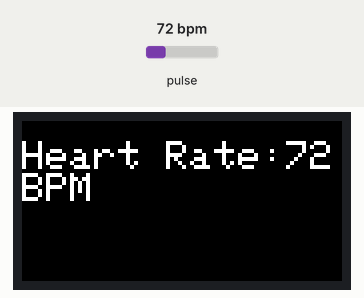
Bench run of a sketch on a simulated ESP32. On the bench: 160×80 colour display. The test bench sets the inputs (shaded band); at power-on: pulse 72 bpm. What the sketch prints to the serial monitor is not drawn.

Above: at 1.4 s.
1.5 s: pulse set to 42 bpm
At 2.7 s:
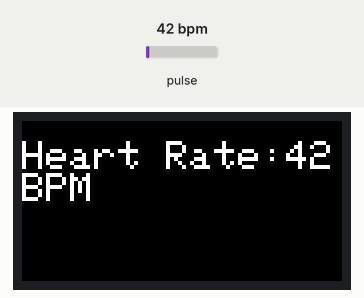
3.8 s: pulse set to 70 bpm
At 5.8 s:
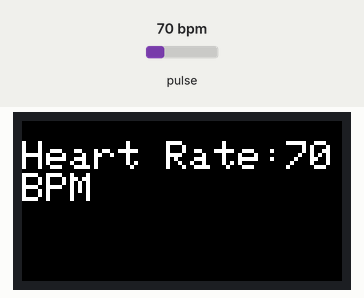
6.1 s: pulse set to 100 bpm
At 6.6 s:
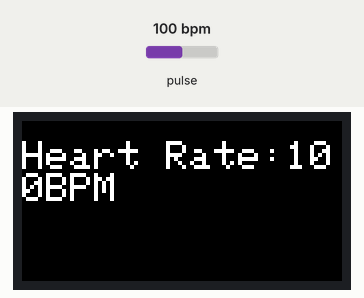
Timing chart, 0 to 9.1 s (numbered marks = the images above; inputs shaded):
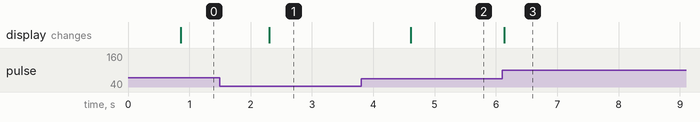

Measured:
- after the input at 1.5 s, the display: changes after 0.81 s (image 1)
- after the input at 3.8 s, the display: changes after 0.81 s (image 2)
- after the input at 6.1 s, the display: changes at once (image 3)

The sketch:

M5StickC_PulseSensor.ino
```cpp
#include <M5StickC.h>
#include <PulseSensorPlayground.h>

const int PULSE_INPUT = 26; // Pulse Sensor输入引脚，根据你的连接修改
const int THRESHOLD = 550;  // 设定一个阈值，这个阈值依赖于你的环境和传感器放置

PulseSensorPlayground pulseSensor;

void setup() {
  M5.begin();
  Serial.begin(115200);
  M5.Lcd.setRotation(3); // 根据需要调整屏幕方向
  M5.Lcd.fillScreen(BLACK);
  M5.Lcd.setCursor(0, 10);
  M5.Lcd.setTextSize(2.8);
  M5.Lcd.setTextColor(WHITE);

  pulseSensor.analogInput(PULSE_INPUT);
  pulseSensor.setThreshold(THRESHOLD);

  if (!pulseSensor.begin()) {
    Serial.println("Could not find a PulseSensor.");
    while (1); // 如果没有找到传感器，无限循环
  }
}

void loop() {
  if (pulseSensor.sawStartOfBeat()) { // 如果检测到心跳开始
    int heartRate = pulseSensor.getBeatsPerMinute(); // 读取心率值

    M5.Lcd.fillScreen(BLACK); // 清屏
    M5.Lcd.setCursor(0, 10);
    M5.Lcd.print("Heart Rate:");
    M5.Lcd.print(heartRate);
    M5.Lcd.println("BPM");

    Serial.print("Heart Rate:");
    Serial.print(heartRate);
    Serial.println("BPM");
  }
  delay(20);
}
```
